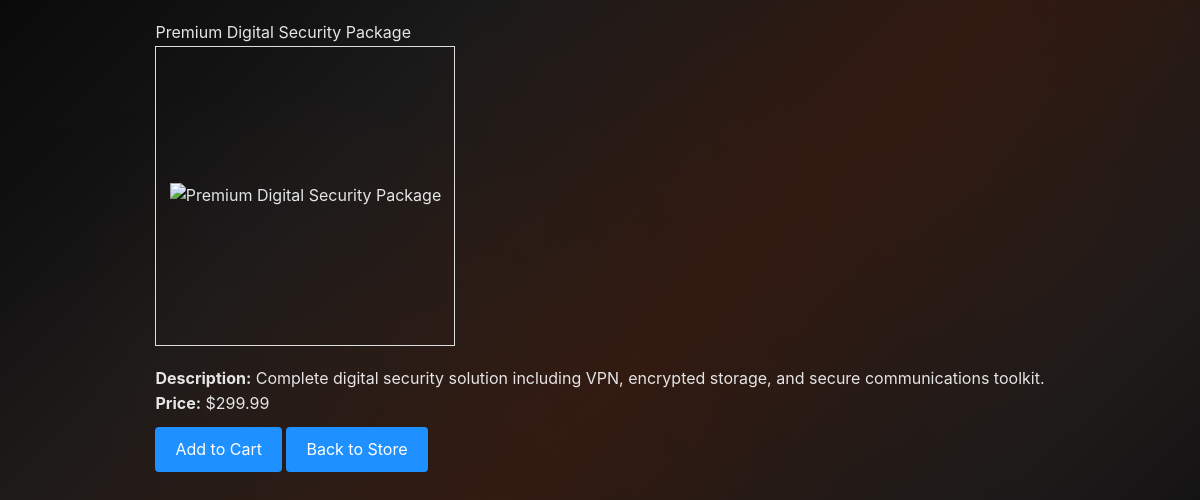
Screenshot of /product.php?id=1 with the database file from the repository.
### tables this page shows
CREATE TABLE `products` (
  `id` int(11) NOT NULL,
  `vendor_id` int(11) DEFAULT NULL,
  `name` varchar(255) NOT NULL,
  `description` text DEFAULT NULL,
  `price` decimal(10,2) NOT NULL,
  `stock_quantity` int(11) DEFAULT 0,
  `category` varchar(100) DEFAULT 'general',
  `image` varchar(255) DEFAULT NULL,
  `status` enum('active','inactive','pending_approval') DEFAULT 'pending_approval',
  `views_count` int(11) DEFAULT 0,
  `sales_count` int(11) DEFAULT 0,
  `created_at` timestamp NOT NULL DEFAULT current_timestamp(),
  `updated_at` timestamp NOT NULL DEFAULT current_timestamp() ON UPDATE current_timestamp()
);

### product.php (the view, shortened to what this page needs)
<?php
require_once 'includes/db.php';
$product_id = $_GET['id'];
$stmt = $conn->prepare("SELECT * FROM products WHERE id = ?");
$stmt->execute([$product_id]);
$product = $stmt->fetch(PDO::FETCH_ASSOC);
?>
<!DOCTYPE html>
<html lang="en">
<head>
    <link rel="stylesheet" href="assets/styles.css">
</head>
<body>
    <div class="window">
        <div class="title-bar">
            <span><?php echo htmlspecialchars($product['name']); ?></span>
        </div>
        <div class="content">
            <div class="product-details">
                <div class="product-image">
                    <img src="<?php echo htmlspecialchars($product['image']); ?>" alt="<?php echo htmlspecialchars($product['name']); ?>" class="product-img">
                </div>
                <div class="product-info">
                    <p><strong>Description:</strong> <?php echo htmlspecialchars($product['description']); ?></p>
                    <p><strong>Price:</strong> $<?php echo number_format($product['price'], 2); ?></p>
                    <a href="cart.php?action=add&id=<?php echo $product['id']; ?>" class="button">Add to Cart</a>
                    <a href="index.php" class="button">Back to Store</a>
                </div>
            </div>
        </div>
    </div>
</body>
</html>

### assets/styles.css (style rules this page uses)
* { margin: 0; padding: 0; box-sizing: border-box; }
body { font-family: -apple-system, BlinkMacSystemFont, "Segoe UI", Roboto, "Helvetica Neue", Arial, sans-serif; background: linear-gradient(135deg, #0a0a0a 0%, #1a1a1a 25%, #2d1810 50%, #1a1a1a 75%, #0a0a0a 100%); background-attachment: fixed; color: #e5e5e5; line-height: 1.6; display: flex; justify-content: center; align-items: flex-start; min-height: 100vh; overflow-y: auto; padding: 20px; position: relative; }
body::before { content: ''; position: fixed; top: 0; left: 0; width: 100%; height: 100%; background: radial-gradient(circle at 20% 80%, rgba(255, 107, 53, 0.03) 0%, transparent 50%), radial-gradient(circle at 80% 20%, rgba(255, 107, 53, 0.03) 0%, transparent 50%), radial-gradient(circle at 40% 40%, rgba(255, 140, 66, 0.02) 0%, transparent 50%); pointer-events: none; z-index: -1; }
.button { display: inline-block; margin-top: 10px; padding: 10px 20px; background-color: #1e90ff; color: #fff; text-decoration: none; border: none; border-radius: 4px; cursor: pointer; transition: background-color 0.2s ease-in-out; }
.product-image { width: 300px; height: 300px; overflow: hidden; display: flex; justify-content: center; align-items: center; border: 1px solid #ddd; margin-bottom: 20px; }
.product-img { max-width: 100%; max-height: 100%; object-fit: cover; }

### rows the page displays
products: name "Premium Digital Security Package", description "Complete digital security solution including VPN, encrypted storage, and secure communications toolkit.", price "299.99"
